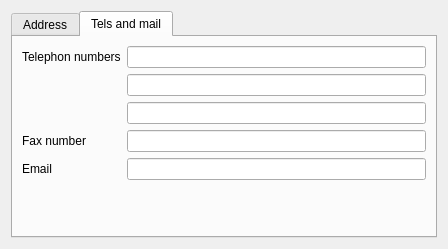
<?xml version="1.0" encoding="UTF-8"?>
<ui version="4.0">
 <class>UserPlugin::Internal::UserWizardContactWidget</class>
 <widget class="QWidget" name="UserPlugin::Internal::UserWizardContactWidget">
  <property name="geometry">
   <rect>
    <x>0</x>
    <y>0</y>
    <width>448</width>
    <height>249</height>
   </rect>
  </property>
  <property name="windowTitle">
   <string>Form</string>
  </property>
  <layout class="QGridLayout" name="gridLayout">
   <item row="0" column="0">
    <widget class="QTabWidget" name="tabWidget">
     <property name="currentIndex">
      <number>1</number>
     </property>
     <widget class="QWidget" name="tab">
      <attribute name="title">
       <string>Address</string>
      </attribute>
      <layout class="QFormLayout" name="formLayout">
       <item row="0" column="0">
        <widget class="QLabel" name="label">
         <property name="text">
          <string>Address</string>
         </property>
        </widget>
       </item>
       <item row="0" column="1">
        <widget class="QTextEdit" name="address"/>
       </item>
       <item row="1" column="0">
        <widget class="QLabel" name="label_3">
         <property name="text">
          <string>City</string>
         </property>
        </widget>
       </item>
       <item row="1" column="1">
        <widget class="QLineEdit" name="city"/>
       </item>
       <item row="2" column="0">
        <widget class="QLabel" name="label_4">
         <property name="text">
          <string>Zipcode</string>
         </property>
        </widget>
       </item>
       <item row="2" column="1">
        <widget class="QLineEdit" name="zipcode"/>
       </item>
       <item row="3" column="0">
        <widget class="QLabel" name="label_2">
         <property name="text">
          <string>Country</string>
         </property>
        </widget>
       </item>
       <item row="3" column="1">
        <widget class="QLineEdit" name="country"/>
       </item>
      </layout>
     </widget>
     <widget class="QWidget" name="tab_2">
      <attribute name="title">
       <string>Tels and mail</string>
      </attribute>
      <layout class="QFormLayout" name="formLayout_2">
       <item row="0" column="0">
        <widget class="QLabel" name="label_5">
         <property name="text">
          <string>Telephon numbers</string>
         </property>
        </widget>
       </item>
       <item row="0" column="1">
        <widget class="QLineEdit" name="tel1"/>
       </item>
       <item row="1" column="1">
        <widget class="QLineEdit" name="tel2"/>
       </item>
       <item row="2" column="1">
        <widget class="QLineEdit" name="tel3"/>
       </item>
       <item row="3" column="0">
        <widget class="QLabel" name="label_6">
         <property name="text">
          <string>Fax number</string>
         </property>
        </widget>
       </item>
       <item row="3" column="1">
        <widget class="QLineEdit" name="fax"/>
       </item>
       <item row="4" column="0">
        <widget class="QLabel" name="label_7">
         <property name="text">
          <string>Email</string>
         </property>
        </widget>
       </item>
       <item row="4" column="1">
        <widget class="QLineEdit" name="mail"/>
       </item>
      </layout>
     </widget>
    </widget>
   </item>
  </layout>
 </widget>
 <resources/>
 <connections/>
</ui>
